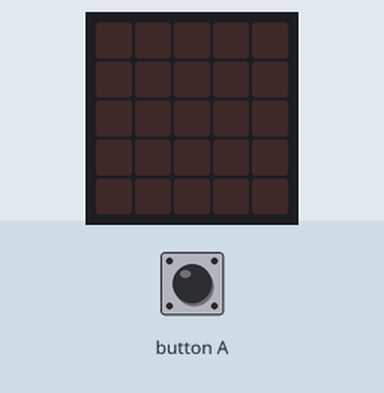
Simulated run of this program. Board: BBC micro:bit running MicroPython. Parts: the board's 5×5 LED display. Inputs (shaded band) come from the test bench.

Above: at 3.7 s.
3.8 s: button A pressed for 0.15 s
At 3.95 s:
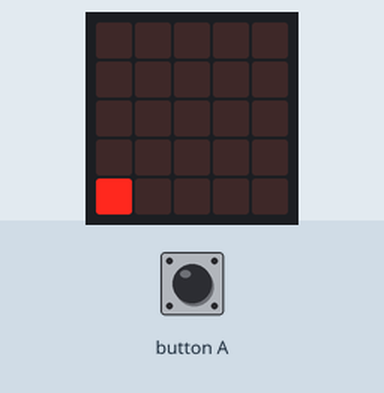
6.8 s: button A pressed for 1 s
At 7.85 s:
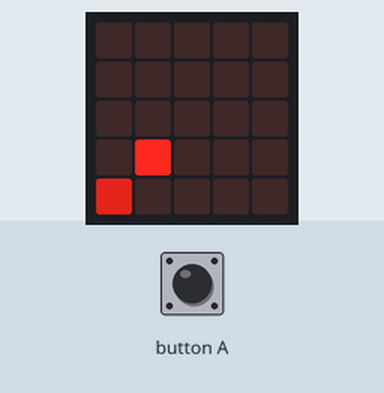
10.8 s: button A pressed for 3.2 s
At 11.75 s:
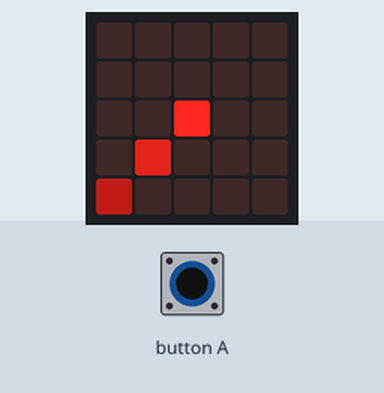
Timing chart, 0 to 13.8 s (numbered marks = the images above; inputs shaded):
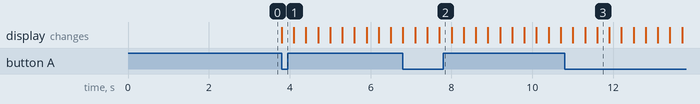

Measured:
- after the input at 3.8 s, the display: changes at once (image 1)
- after the input at 6.8 s, the display: first differs from a run without the input after 0.60 s (image 2 shows a later state)
- after the input at 10.8 s, the display: first changes after 0.20 s (image 3 shows a later state)

The program:

Louis.py
```python
from microbit import *

firework=Image('00000:00000:00000:00000:90000')
firework2=Image('00000:00000:00000:09000:60000')
firework3=Image('00000:00000:00900:06000:30000')
firework4=Image('00000:00000:00600:03000:00000')
firework5=Image('00000:00000:00300:00000:00000')
firework6=Image('00000:09090:00900:09090:00000')
firework7=Image('90909:09090:90909:09090:90909')
firework8=Image('90909:09090:90009:09090:90909')
firework9=Image('90909:00000:90009:00000:90909')
firework10=Image('60606:00000:60006:00000:60606')
firework11=Image('30303:00000:30003:00000:30303')
firework12=Image('00000:00000:00000:00000:00000')


def fade():
    for x in range(0,5):
        for y in range(0,5):
            br=display.get_pixel(x,y)
            if br > 0:
                display.set_pixel(x,y,br-1)
            sleep(100)


fade()

while True:
    if button_a.was_pressed():
        display.show(firework)
        sleep(300)
        display.show(firework2)
        sleep(300)
        display.show(firework3)
        sleep(300)
        display.show(firework4)
        sleep(300)
        display.show(firework5)
        sleep(300)
        display.show(firework6)
        sleep(300)
        display.show(firework7)
        sleep(300)
        display.show(firework8)
        sleep(300)
        display.show(firework9)
        sleep(300)
        display.show(firework10)
        sleep(300)
        display.show(firework11)
        sleep(300)
        display.show(firework12)
        sleep(300)
```
